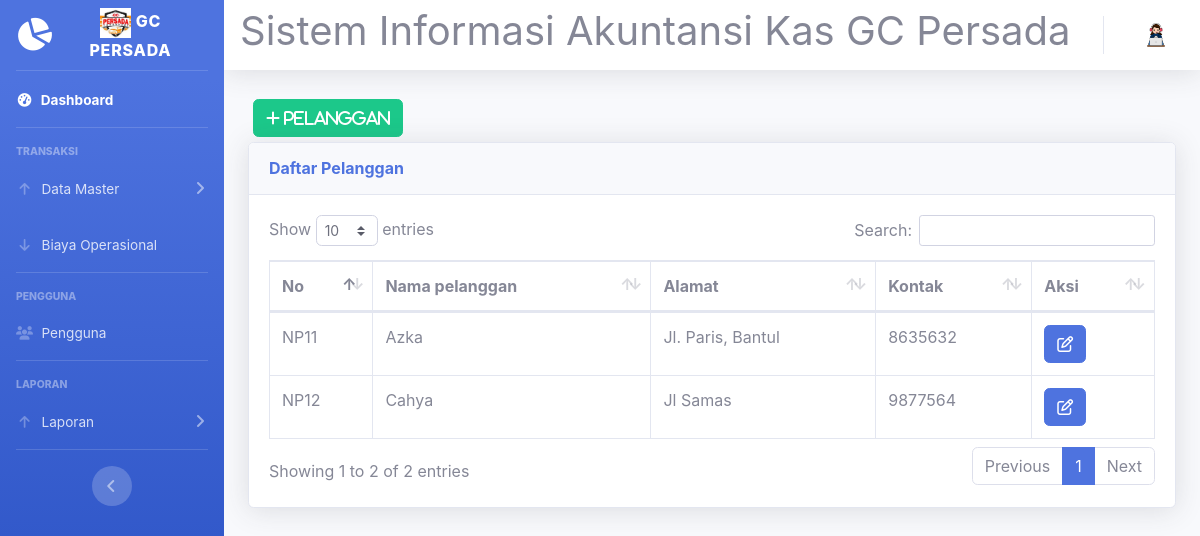
The app's page /pelanggan.php with its own data.
### tables this page shows
CREATE TABLE `pelanggan` (
  `no_pelanggan` varchar(4) NOT NULL,
  `nama` varchar(15) NOT NULL,
  `alamat` varchar(20) NOT NULL,
  `no_hp` int(13) NOT NULL
);

### pelanggan.php (the view, shortened to what this page needs)
<!DOCTYPE html>
<html lang="en">
<head>
  <link href="vendor/fontawesome-free/css/all.min.css" rel="stylesheet" type="text/css">
  <link href="css/sb-admin-2.min.css" rel="stylesheet">
  <link href="vendor/datatables/dataTables.bootstrap4.min.css" rel="stylesheet">
</head>
<body id="page-top">
  <?php
  require 'koneksi.php';
  require('sidebar.php');
  ?>
  <div id="content">
    <?php require 'navbar.php'; ?>
    <div class="container-fluid">
      <button type="button" class="btn btn-success" style="margin:5px; visibility:<?= $lihat ?>" data-toggle="modal" data-target="#myModalTambah"><i class="fa fa-plus"> pelanggan</i></button><br>
      <div class="card shadow mb-4">
        <div class="card-header py-3">
          <h6 class="m-0 font-weight-bold text-primary">Daftar Pelanggan</h6>
        </div>
        <div class="card-body">
          <div class="table-responsive">
            <table class="table table-bordered" id="dataTable" width="100%" cellspacing="0">
              <thead>
                <tr>
                  <th>No </th>
                  <th>Nama pelanggan</th>
                  <th>Alamat</th>
                  <th>Kontak</th>
                  <th>Aksi</th>
                </tr>
              </thead>
              <tbody>
                <?php
                $query = mysqli_query($koneksi, "SELECT * FROM pelanggan");
                while ($data = mysqli_fetch_assoc($query)) {
                ?>
                  <tr>
                    <td><?= $data['no_pelanggan'] ?></td>
                    <td><?= $data['nama'] ?></td>
                    <td><?= $data['alamat'] ?></td>
                    <td><?= $data['no_hp'] ?></td>
                    <td>
                      <a href="#" type="button" class="fa fa-edit btn btn-primary btn-md" data-toggle="modal" data-target="#myModal<?= $data['no_pelanggan'] ?>"></a>
                    </td>
                  </tr>
          </div>
        <?php
                }
        ?>
        </div>
      </div>
    </div>
  </div>
  </div>
</body>
</html>

### records on screen
pelanggan: no_pelanggan "NP11", nama "Azka", alamat "Jl. Paris, Bantul", no_hp "8635632"
pelanggan: no_pelanggan "NP12", nama "Cahya", alamat "Jl Samas", no_hp "9877564"
